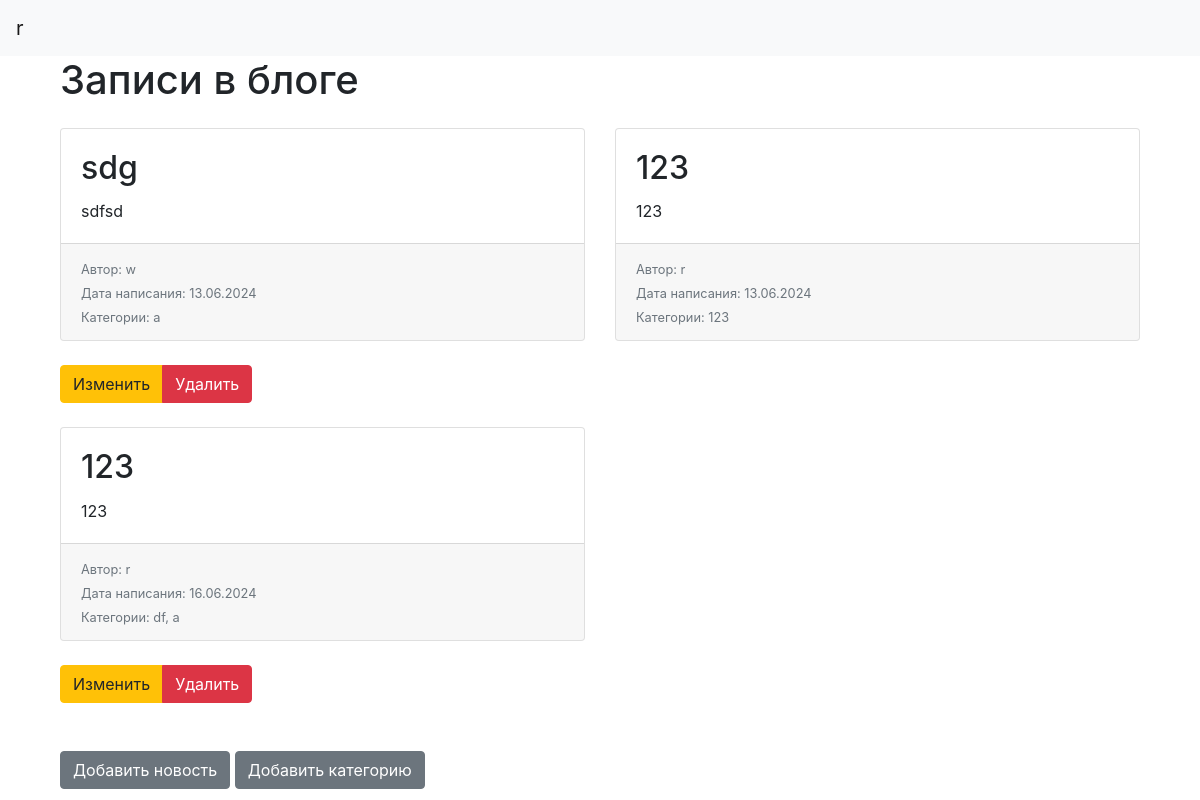
Screenshot of / (signed in) with the database file from the repository.
### data/users.py (models this page shows, shortened)
class User(SqlAlchemyBase, UserMixin):
    __tablename__ = 'users' # чтобы обозначить, что User — не обычный класс, а именно класс модели, его необходимо унаследовать от объекта класса SqlAlchemyBase
    id = sqlalchemy.Column(sqlalchemy.Integer, primary_key=True, autoincrement=True)
    name = sqlalchemy.Column(sqlalchemy.String, nullable=True)
    about = sqlalchemy.Column(sqlalchemy.String, nullable=True)
    email = sqlalchemy.Column(sqlalchemy.String,index=True, unique=True, nullable=True)
    hashed_password = sqlalchemy.Column(sqlalchemy.String, nullable=True)
    created_date = sqlalchemy.Column(sqlalchemy.DateTime,default=datetime.datetime.now)
    news = orm.relationship("News", back_populates='user')

### data/news.py (models this page shows)
class News(SqlAlchemyBase):
    __tablename__ = 'news'
    id = sqlalchemy.Column(sqlalchemy.Integer,primary_key=True, autoincrement=True)
    title = sqlalchemy.Column(sqlalchemy.String, nullable=True)
    content = sqlalchemy.Column(sqlalchemy.String, nullable=True)
    created_date = sqlalchemy.Column(sqlalchemy.DateTime,default=datetime.datetime.now)
    is_private = sqlalchemy.Column(sqlalchemy.Boolean, default=True)
    user_id = sqlalchemy.Column(sqlalchemy.Integer,sqlalchemy.ForeignKey("users.id"))
    user = orm.relationship('User')
    categories = orm.relationship("Category",secondary="association",backref="news")

### data/category.py (models this page shows)
class Category(SqlAlchemyBase):
    __tablename__ = 'category'
    id = sqlalchemy.Column(sqlalchemy.Integer, primary_key=True,autoincrement=True)
    name = sqlalchemy.Column(sqlalchemy.String, nullable=True)

### main.py (the view)
@app.route("/")
def index():
    db_sess = db_session.create_session()
    if current_user.is_authenticated:
        news = db_sess.query(News).filter((News.user == current_user) | (News.is_private != True))
    else:
        news = db_sess.query(News).filter(News.is_private != True)
    return render_template("index.html", news=news)

### data/db_session.py (called while the page is built)
def create_session() -> Session: # нужна для получения сессии подключения к нашей базе данных
    global __factory
    return __factory()

### main.py (called while the page is built)
@login_manager.user_loader
def load_user(user_id):
    db_sess = db_session.create_session()
    return db_sess.query(User).get(user_id)

### templates/index.html
{% extends "base.html" %}
{% block content %}
<div class="container">
    <h1 class="mb-4">Записи в блоге</h1>
    <div class="row">
        {% for item in news %}
        <div class="col-md-6 mb-4">
            <div class="card h-100">
                <div class="card-body">
                    <h2 class="card-title">{{ item.title }}</h2>
                    <p class="card-text">{{ item.content }}</p>
                </div>
                <div class="card-footer">
                    <small class="text-muted">Автор: {{ item.user.name }}</small><br>
                    <small class="text-muted">Дата написания: {{ item.created_date.strftime('%d.%m.%Y') }}</small><br>
                    <small class="text-muted">Категории:
                        {% for category in item.categories %}
                            {{ category.name }}{% if not loop.last %}, {% endif %}
                        {% endfor %}
                    </small>
                </div>
            </div>
        </div>
        {% if current_user.is_authenticated and current_user == item.user %}
        <div class="col-12 mb-4">
            <div class="btn-group" role="group">
                <a href="/news/{{ item.id }}" class="btn btn-warning">Изменить</a>
                <a href="/news_delete/{{ item.id }}" class="btn btn-danger">Удалить</a>
            </div>
        </div>
        {% endif %}
        {% endfor %}
        {% if current_user.is_authenticated %}
        <div class="col-12">
            <a href="/news" class="btn btn-secondary mt-4">Добавить новость</a>
            <a href="/add_category" class="btn btn-secondary mt-4">Добавить категорию</a>
        </div>
        {% endif %}
    </div>
</div>
{% endblock %}

### templates/base.html (shortened to what this page needs)
<!doctype html>
<html lang="en">
<head>
    <link rel="stylesheet" href="https://stackpath.bootstrapcdn.com/bootstrap/4.4.1/css/bootstrap.min.css"
>
</head>
<body>
    <header>
        <nav class="navbar navbar-light bg-light">
            {% if current_user.is_authenticated %}
            <a class="navbar-brand" href="/logout">{{ current_user.name }}</a>
            {% else %}
            <p>
                <a class="btn btn-primary " href="/register">Зарегистрироваться</a>
                <a class="btn btn-success" href="/login">Войти</a>
            </p>
            {% endif %}
        </nav>
    </header>
    <main role="main" class="container">
        {% block content %}{% endblock %}
    </main>
</body>
</html>

### rows the page displays
User: name "r"
News: title "sdg", content "sdfsd", user.name "w", created_date "13.06.2024"
Category: name "a"
News: title "123", content "123", user.name "r", created_date "13.06.2024"
Category: name "123"
News: title "123", content "123", user.name "r", created_date "16.06.2024"
Category: name "df"
